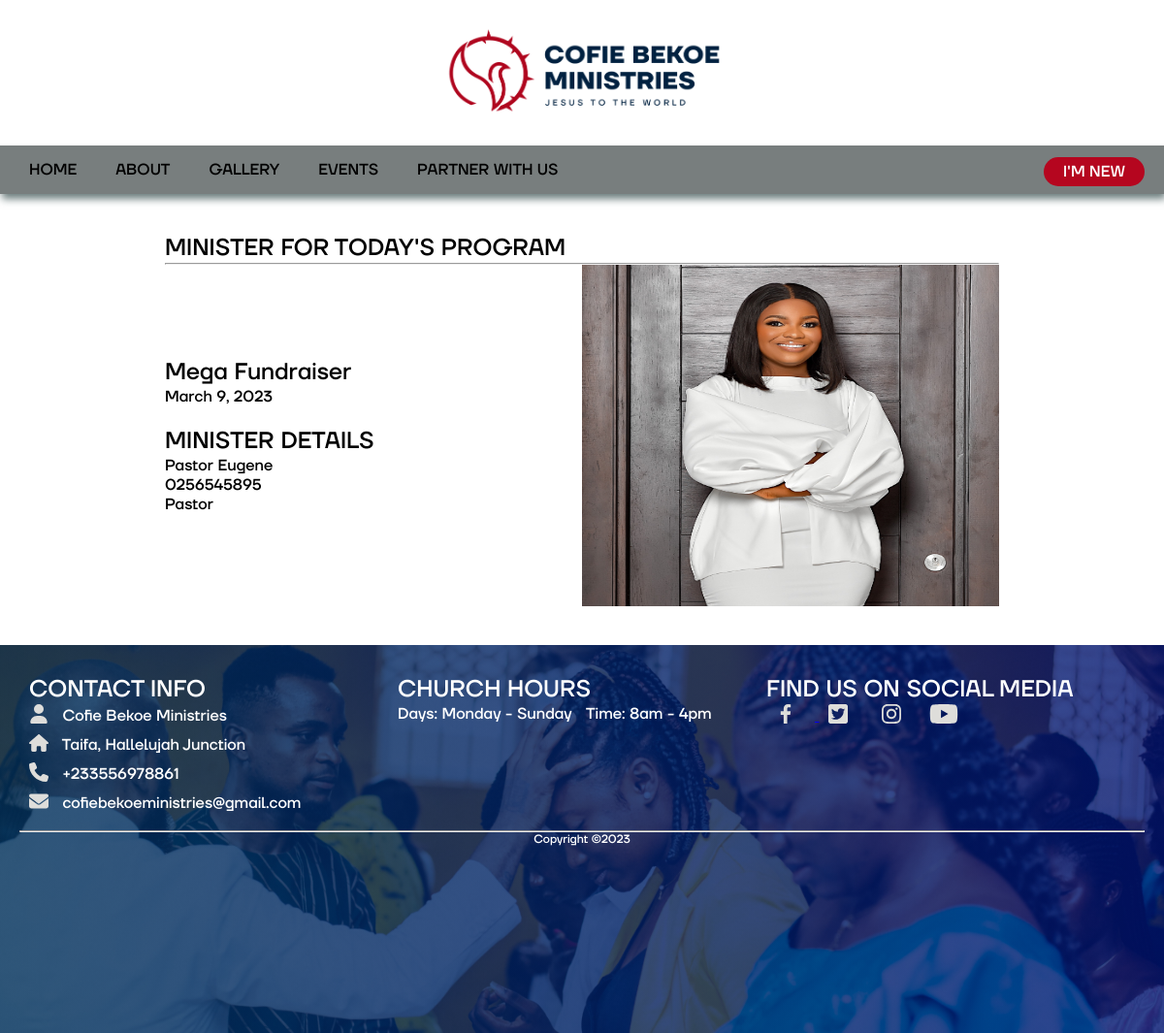
/church/rsvp/1, run on an earlier commit of the app's database.
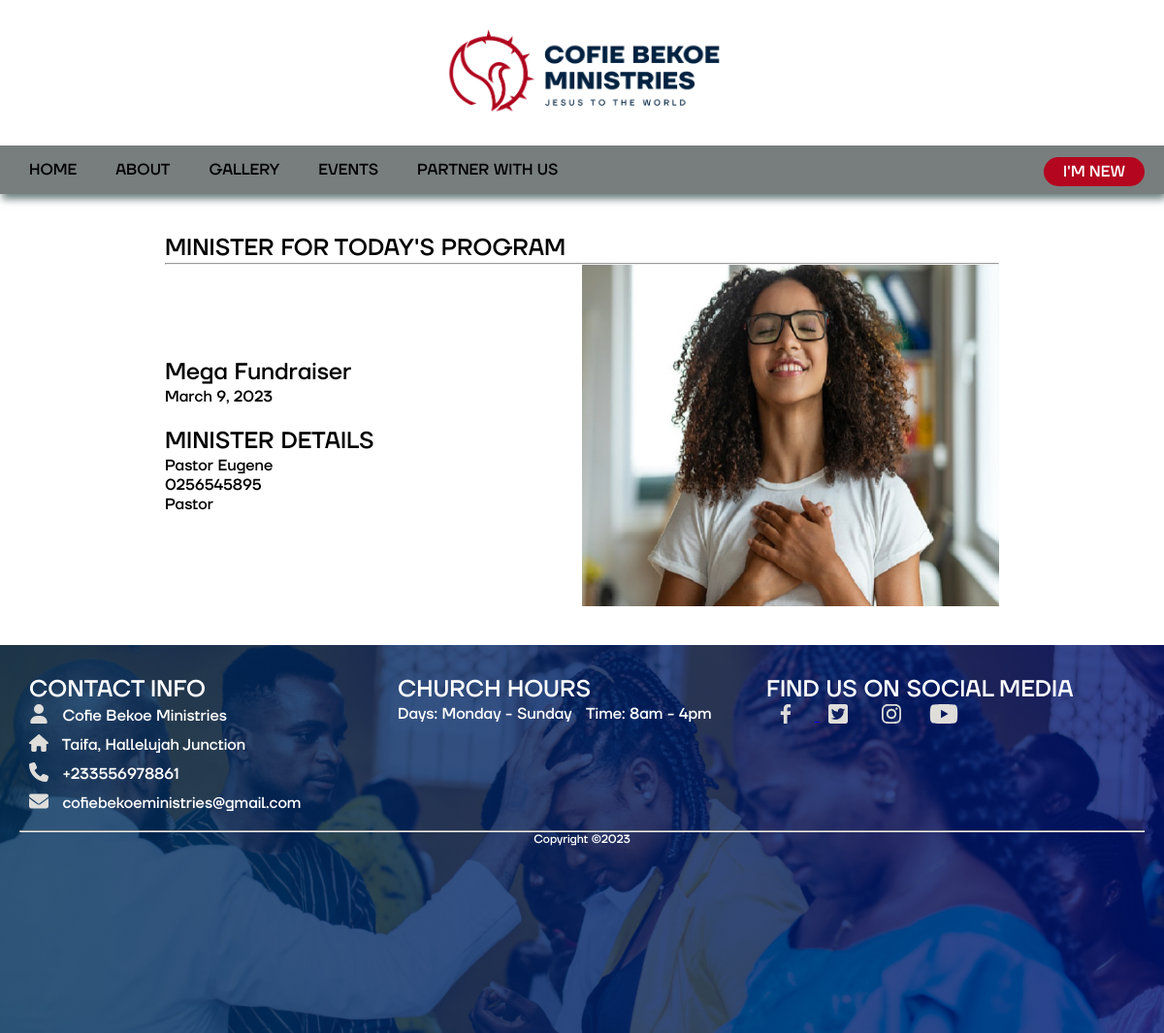
And on a later commit of the database.
### churchweb/models.py (models this page shows, shortened)
class Events(models.Model):
    STATUS_CHOICE = (
        ("normal", "N"),
        ("major", "M")
    )
    name = models.CharField(max_length=256)
    event_type=models.CharField(choices=STATUS_CHOICE, max_length=120, default="N")
    event_date = models.DateField()
    rsvp = models.ForeignKey(RSVP, on_delete=models.PROTECT)
    event_poster = models.ImageField(upload_to = "img")
    time = models.TimeField(blank=True, null=True)
    from_time = models.TimeField(blank=True, null=True)
    to_time = models.TimeField(blank=True, null=True)
    venue = models.CharField(max_length=256)
    status = models.BooleanField(default=False)
    class Meta:
        verbose_name = _("Event")
        verbose_name_plural = _("Events")

class RSVP(models.Model):
    rs_vp = models.CharField(max_length=120)
    designation = models.CharField(max_length=120, blank=True, null=True)
    contact = models.CharField(max_length=150, blank=True, null=True)
    class Meta:
        verbose_name = _("RSVP")
        verbose_name_plural = _("RSVP")

### churchweb/views.py (the view)
# urls.py: path('church/rsvp/<int:pk>', rsvpView, name='rsvp'),
def rsvpView(request, pk):
    events_ = Events.objects.get(pk=pk)
    print(events_.id)
    context={
        'event': events_,
    }
    return render(request, 'rsvp-popup.html', context)

### templates/rsvp-popup.html (shortened to what this page needs)
{% extends 'index.html' %}
{% load static %}
    {% block content %}
<body>
    <div class="container">
        <div class="row">
            <h1>MINISTER FOR TODAY'S PROGRAM</h1><hr>
            <div class="col-sm">
                <div class="rsvp">
                    <div class="event-title-date">
                        <h2>{{event.name}}</h2>
                        <p>{{event.event_date}}</p><br>
                        <div class="card">
                            <h2>MINISTER DETAILS</h2>
                            <h4>{{event.rsvp.designation}} {{event.rsvp.rs_vp}}</h4>
                            <p>{{event.rsvp.contact}}</p>
                            <p>{{event.rsvp.designation}}</p>
                        </div>
                    </div>
                    <img src="{{event.event_poster.url}}" alt="event image">
                </div>
            </div>
        </div>
    </div>
</body>
{% endblock content %}

What changed in the data, as far as the page shows it:
changed Events "Mega Fundraiser": event_poster: a different picture
